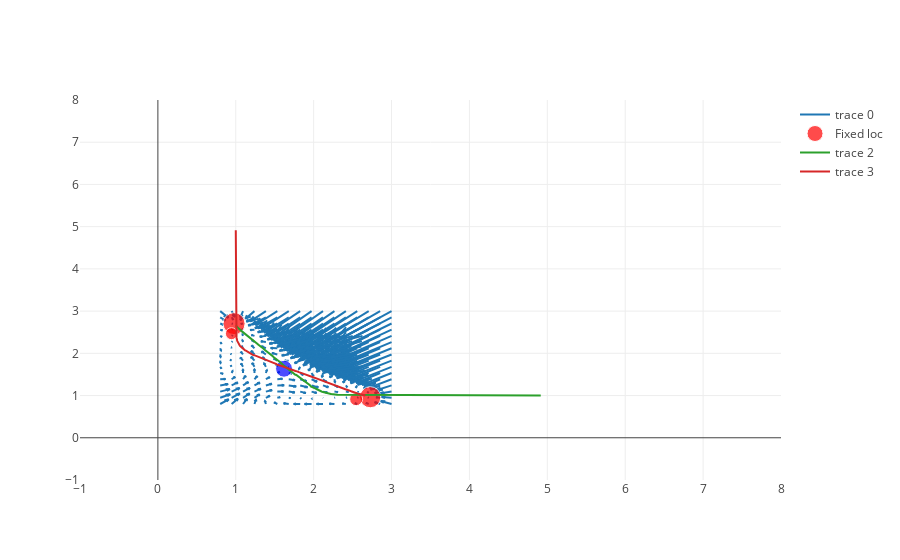
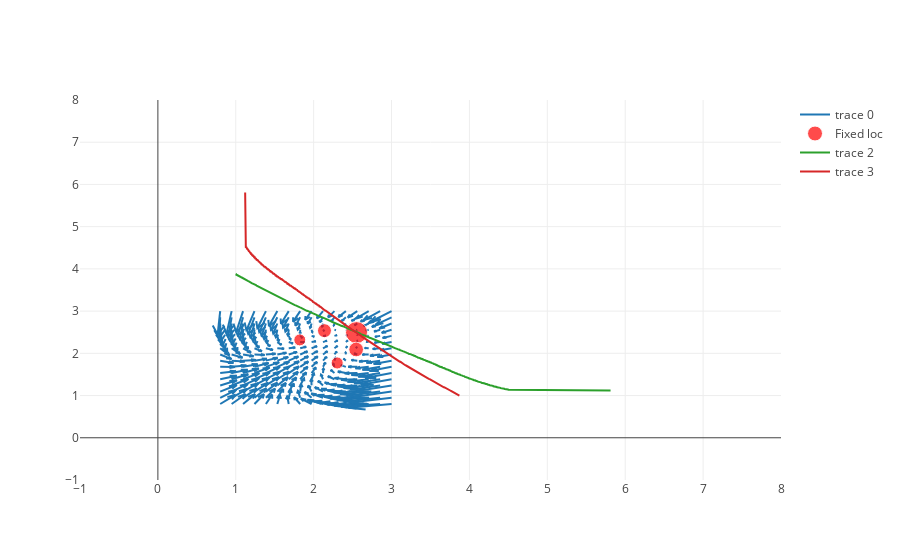

Source (notebook cell) for these figures, in order:
### Code cell
tmp = plotSingle(GP_fit_saves[0], data_decision)
tmp = plotSingle(GP_fit_saves[1], data_loading_even)

### Figure 1 — Plotly figure (JSON) as saved in the notebook; plotly's stock layout.template omitted (floating-point values rounded to 4 significant figures; data arrays with more than 128 entries replaced by an {"elided": "..."} marker saying what was removed)
{"data": [{"mode": "lines", "type": "scatter", "x": {"elided": "1792 float values"}, "y": {"elided": "1792 float values"}}, {"marker": {"color": ["red", "red", "blue", "red", "red"], "size": [22, 21.13, 16.95, 12, 13.0]}, "mode": "markers", "name": "Fixed loc", "type": "scatter", "x": [0.9781, 2.727, 1.62, 0.944, 2.545], "y": [2.703, 0.9609, 1.635, 2.466, 0.9142]}, {"type": "scatter", "x": {"elided": "1234 float values"}, "y": {"elided": "1234 float values"}}, {"type": "scatter", "x": {"elided": "1234 float values"}, "y": {"elided": "1234 float values"}}], "layout": {"xaxis": {"range": [-1, 8]}, "yaxis": {"range": [-1, 8]}}}

### Figure 2 — Plotly figure (JSON) as saved in the notebook; plotly's stock layout.template omitted (floating-point values rounded to 4 significant figures; data arrays with more than 128 entries replaced by an {"elided": "..."} marker saying what was removed)
{"data": [{"mode": "lines", "type": "scatter", "x": {"elided": "1792 float values"}, "y": {"elided": "1792 float values"}}, {"marker": {"color": ["red", "red", "red", "red", "red"], "size": [22, 14.67, 13.96, 12.14, 12]}, "mode": "markers", "name": "Fixed loc", "type": "scatter", "x": [2.55, 2.545, 2.139, 2.302, 1.822], "y": [2.492, 2.091, 2.537, 1.772, 2.318]}, {"type": "scatter", "x": {"elided": "1234 float values"}, "y": {"elided": "1234 float values"}}, {"type": "scatter", "x": {"elided": "1234 float values"}, "y": {"elided": "1234 float values"}}], "layout": {"xaxis": {"range": [-1, 8]}, "yaxis": {"range": [-1, 8]}}}
